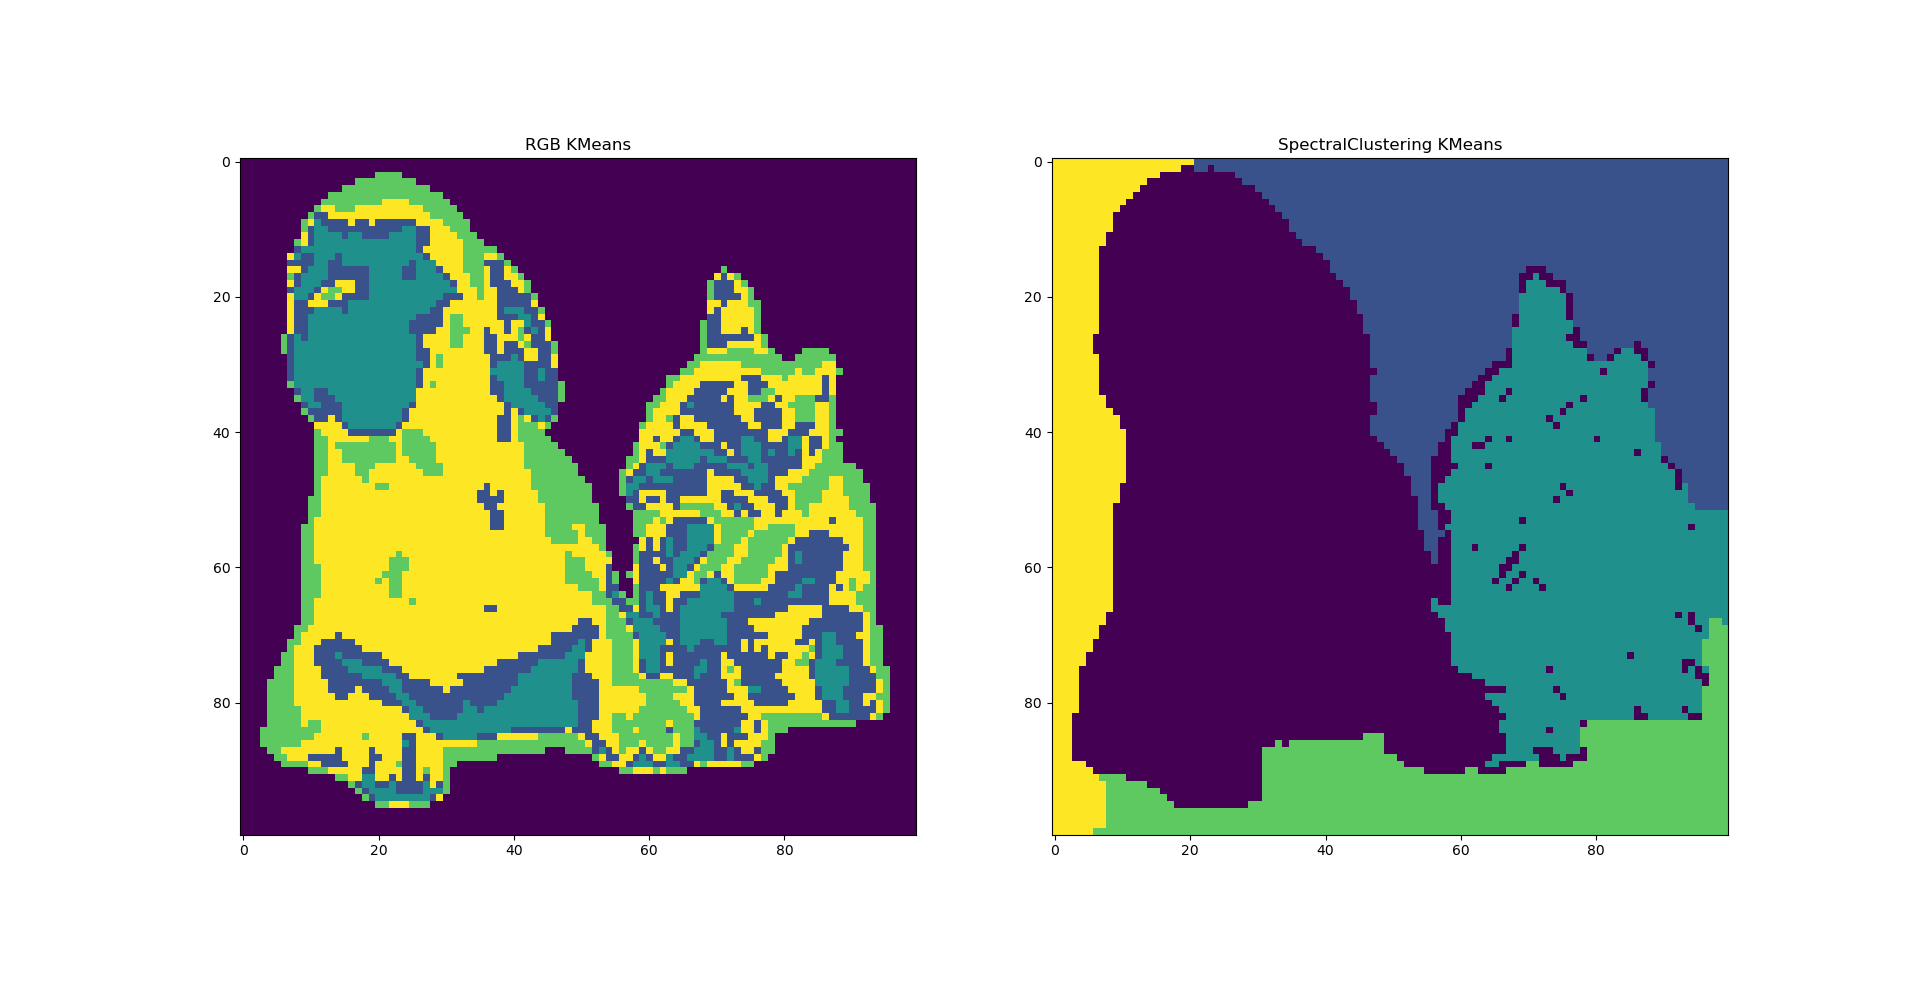

Write Python code to recreate this figure.
import numpy as np
import matplotlib.image as img
import matplotlib.pyplot as plt
import scipy.sparse as sp
import scipy.sparse.linalg as spla
import math
from sklearn.cluster import KMeans

def searchSimilarity(img):

    # get the width (w), height (h), and # of colors (c) from the image
    [h, w, c] = np.array(img).shape
    
    N = w*h
    
    # those lists will be used to store a sparse matrix S
    li = []
    lj = []
    lv = []
    deg = np.zeros(N)
    mean = 0
    std = 0

    # Here we use a vector to represent an image.
    # Each pixel is an element, so the vector length l = w*h.
    # We will use the row major to define the index of each pixel.
    
    # We need to compute the "similarity" among pixels,
    # and store them in a matrix S, whose size is l*l.
    # But only adjacent pixels are considered to have "location similarity".
    # So the matrix is highly "sparse", which means it has many zeros.
    
    # Therefore, we will use the sparse matrix format to store S.
    # The format we used is called "COOrdinate" (COO), which stores 
    # each nonzero element by (i, j, v), the index (i,j) and the value v.
    #  
    
    #---------------------------------------------------------
    def computeSim(i1, j1, i2, j2):
        # v1 and v2 are vectors of size = 3.
        d = img[i1, j1, :]-img[i2, j2, :]
        v = np.linalg.norm(d)
        return v
    
    def insert(i, j , v):
        # insert the index (i,j) (j,i) and the value v to the matrix
        nonlocal mean, std
        li.append(i)
        lj.append(j)
        lv.append(v)
        li.append(j)
        lj.append(i)
        lv.append(v)
        mean = mean + v
        std = std + v*v
    
    #---------------------------------------------------------
    for h_idx in range(h):
        for w_idx in range(w):
            i = h_idx*h + w_idx  # source 
            # down
            if (h_idx<h-1):      
                j = i + w      # destination
                v = computeSim(h_idx, w_idx, h_idx+1, w_idx)
                insert(i, j, v)
                
            # right
            if (w_idx < w-1):      
                j = i + 1      # destination
                v = computeSim(h_idx, w_idx, h_idx, w_idx+1)
                insert(i, j, v)

    # construct the sparse matrix
    sz = len(li)
    mean = mean / sz
    std = math.sqrt(std/sz - mean*mean)
    print(mean, std)
    
    for i in range(sz):
        lv[i] = -math.exp(-lv[i]*2/std)
        deg[li[i]] = deg[li[i]] - lv[i]
        
    for i in range(N):
        li.append(i)
        lj.append(i)
        lv.append(1)
        deg[i] = math.sqrt(deg[i])

    for i in range(sz):
        lv[i] = lv[i]/deg[li[i]]/deg[lj[i]]

    L = sp.coo_matrix((lv, (li,lj)), shape=(N, N))
    
    return L, w, h

# -------- spectral clustering ------------------
def SpectralClustering(image, nCluster):
    ''' the returned values of searchSimilarity are
        L: Laplacian matrix in the COO format
        w, h: the width and height of the image
    '''
    L, w, h = searchSimilarity(image)

	# call scipy.sparse.linalg.eigs to get the smallest eigenvalues 
	# and its corresponding eigenvectors
    vals, vecs = sp.linalg.eigs(L, which='SM', k=6)

	# use the values in eigenvectors as features and call K-means to 
	# cluster pixels
    clf = KMeans(n_clusters=nCluster)
    clf.fit(vecs.astype(float))
    img_labels = np.reshape(clf.labels_, (w, h))
    return img_labels

# -------- Kmeans Clustering --------------------
def KMeansClustering(image, nCluster):
    ''' Use RGB values as features to cluster objects.
    '''
    [h, w, c] = np.array(image).shape
    N = w*h
    img = np.reshape(image, (N, c))
    
    clf = KMeans(n_clusters=nCluster)
    clf.fit(img)
    img_labels = np.reshape(clf.labels_, (h, w))
    return img_labels
    
# -------- main program -------------------------
image = img.imread('cat_dog_001.png')

nCluster = 5

img1 = KMeansClustering(image, nCluster)
img2 = SpectralClustering(image, nCluster)

#--------SpectralClustering better than RGB KMeans---------------
plt.figure(1)
plt.subplot(121)
plt.imshow(img1)
plt.title('RGB KMeans')
plt.subplot(122)
plt.imshow(img2)
plt.title('SpectralClustering KMeans')
plt.show()
#----------------------------------------------------------------
